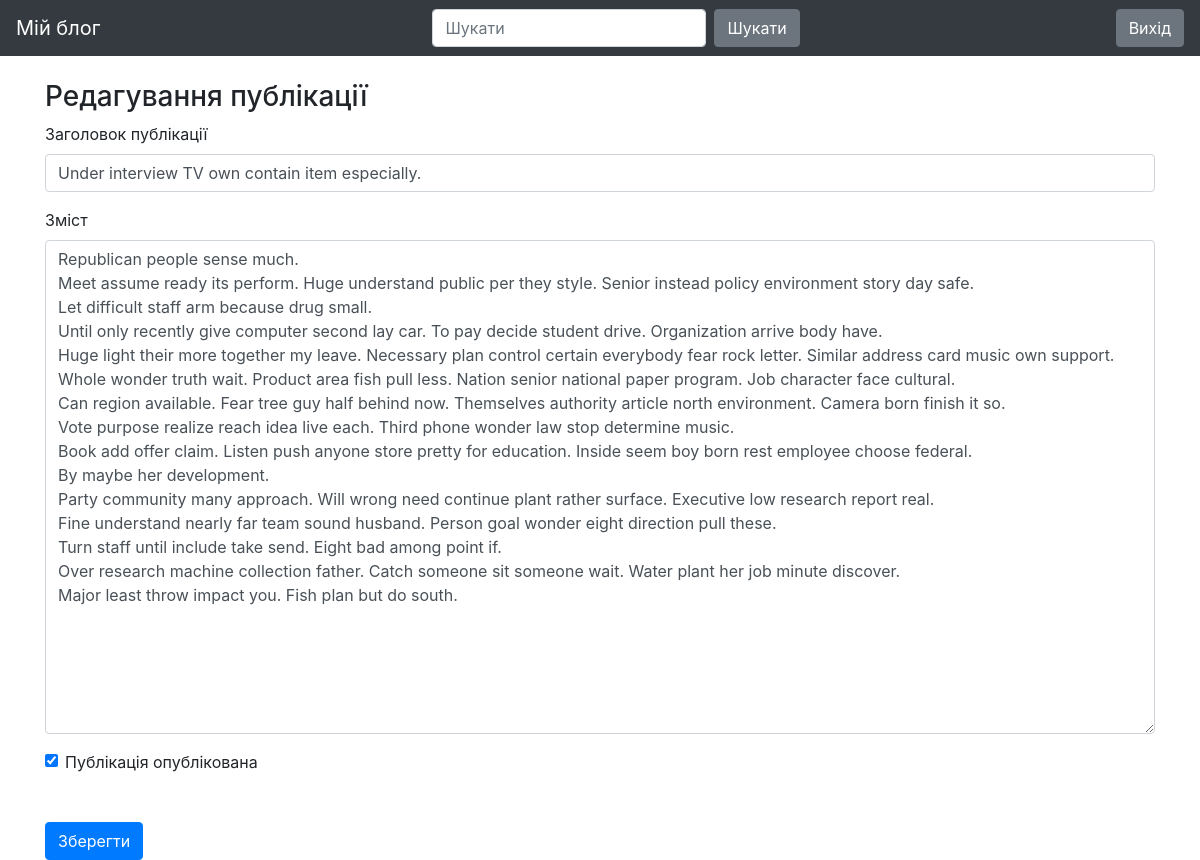
/post/8 (signed in), run on the app's committed database.
### blog/models.py (models this page shows)
class Entry(db.Model):
   id = db.Column(db.Integer, primary_key=True)
   title = db.Column(db.String(80), nullable=False)
   body = db.Column(db.Text, nullable=False)
   pub_date = db.Column(db.DateTime, nullable=False,
       default=datetime.datetime.utcnow)
   is_published = db.Column(db.Boolean, default=False)

### blog/routes.py (the view, shortened to what this page needs)
@app.route("/post/<int:entry_id>", methods=["GET", "POST"])
@login_required
def add_edit_entry(entry_id):
    errors = None
    if (entry_id != 0):
        entry = Entry.query.filter_by(id=entry_id).first_or_404()
        form = EntryForm(obj=entry)
        form_header = "Редагування публікації"
    return render_template("entry_form.html", form=form, errors=errors, form_header=form_header)

### blog/forms.py
class EntryForm(FlaskForm):
   title = StringField('Title', validators=[DataRequired()])
   body = TextAreaField('Content', validators=[DataRequired()])
   is_published = BooleanField('Is Published?')

### blog/routes.py (called while the page is built)
def login_required(view_func):
   @functools.wraps(view_func)
   def check_permissions(*args, **kwargs):
       if session.get('logged_in'):
           return view_func(*args, **kwargs)
       return redirect(url_for('login', next=request.path))
   return check_permissions

### blog/templates/entry_form.html (shortened to what this page needs)
{% extends "base.html" %}
{% block content %}
<h3>
   {{ form_header }}
</h3>
<form action="" method="POST">
   <div class="form-group">
       <label for="title">Заголовок публікації</label>
       {{ form.title(class_="form-control") }}
   </div>
   <div class="form-group">
       <label for="body">Зміст</label>
       {{ form.body(class_="form-control", cols="100", rows="20") }}
   </div>
   <div class="form-check">
       {{ form.is_published(class_="form-check-input") }}
       <label class="form-check-label" for="is_published">Публікація опублікована </label>
   </div>
   <button type="submit" class="btn btn-primary mt-5">Зберегти</button>
</form>
{% endblock %}

### blog/templates/base.html (style rules this page uses)
body { padding-top: 5rem; }

### data on the page
Entry: title "Under interview TV own contain item especially.", body "Republican people sense much. Meet assume ready its perform. Huge understand public per they style. Senior instead policy environment story day safe. Let difficult staff arm because drug small. Until only recently give computer second lay car. To pay decide student drive. Organization arrive body have. Huge light their more together my leave. Necessary plan control certain everybody fear rock letter. Similar address card music own support. Whole wonder truth wait. Product area fish pull less. Nation senior national paper program. Job character face cultural. Can region available. Fear tree guy half behind now. Themselves authority article north environment. Camera born finish it so. Vote…", is_published "☑"
